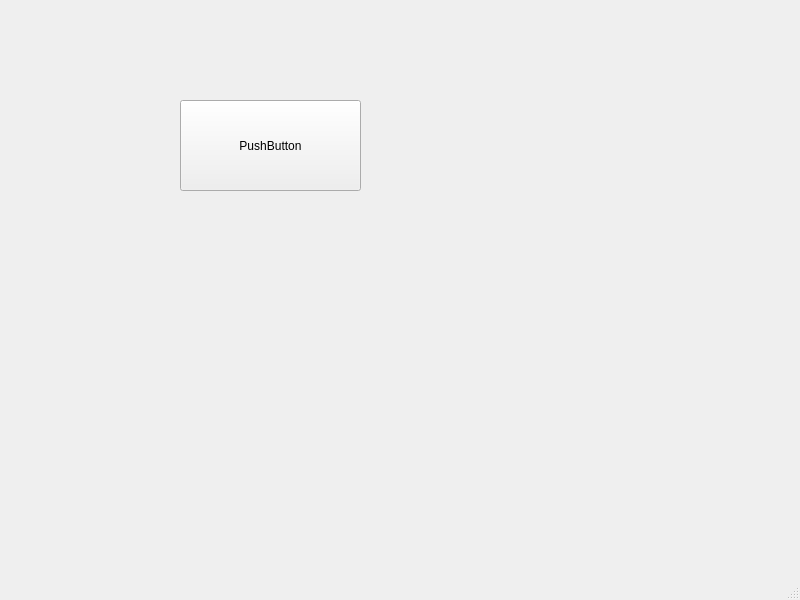
<?xml version="1.0" encoding="UTF-8"?>
<ui version="4.0">
 <class>MainWindow</class>
 <widget class="QMainWindow" name="MainWindow">
  <property name="geometry">
   <rect>
    <x>0</x>
    <y>0</y>
    <width>800</width>
    <height>600</height>
   </rect>
  </property>
  <property name="windowTitle">
   <string>MainWindow</string>
  </property>
  <widget class="QWidget" name="centralwidget">
   <widget class="QPushButton" name="button1">
    <property name="geometry">
     <rect>
      <x>180</x>
      <y>100</y>
      <width>181</width>
      <height>91</height>
     </rect>
    </property>
    <property name="text">
     <string>PushButton</string>
    </property>
   </widget>
  </widget>
  <widget class="QMenuBar" name="menubar">
   <property name="geometry">
    <rect>
     <x>0</x>
     <y>0</y>
     <width>800</width>
     <height>25</height>
    </rect>
   </property>
  </widget>
  <widget class="QStatusBar" name="statusbar"/>
 </widget>
 <resources/>
 <connections/>
</ui>
